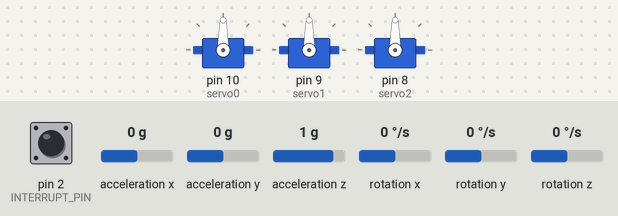
This sketch was run on a simulated Arduino Uno, built with avr-gcc and run on an emulated ATmega328P. On the bench: 3 × servo. Inputs (shaded band) come from the test bench; at power-on: rotation z 0 °/s, acceleration x 0 g, acceleration y 0 g, acceleration z 1 g, pin 2 (INTERRUPT_PIN) LOW, rotation x 0 °/s, rotation y 0 °/s. The sensor or clock chip raises its interrupt line as the real part does.

Above: at 1.7 s.
1.8 s: rotation z set to -192 °/s
4.8 s: acceleration x set to -1.4 g
At 6.3 s:
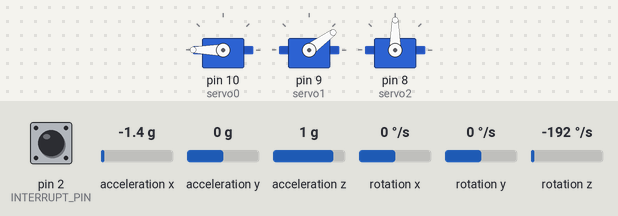
7.8 s: acceleration y set to -1.4 g
At 10.3 s:
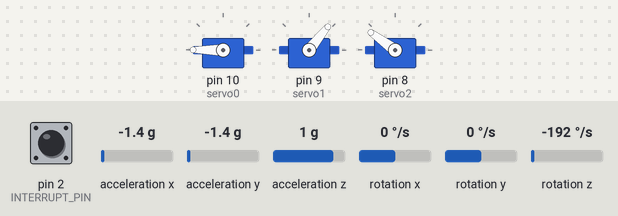
10.8 s: acceleration z set to -1.4 g
At 12.6 s:
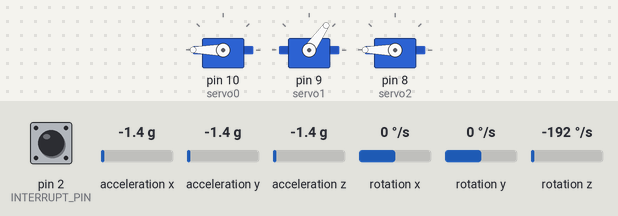
13.8 s: acceleration x set to -0.8 g
At 14.6 s:
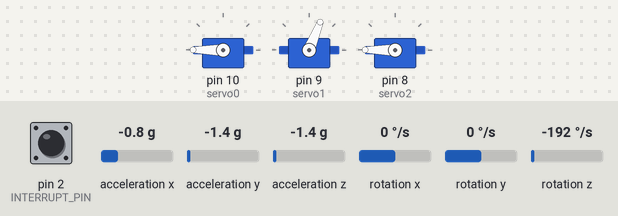
16.8 s: rotation z set to 0 °/s
At 16.8 s:
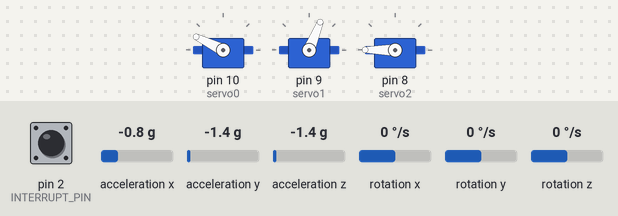
Timing chart, 0 to 19.3 s (numbered marks = the images above; inputs shaded):
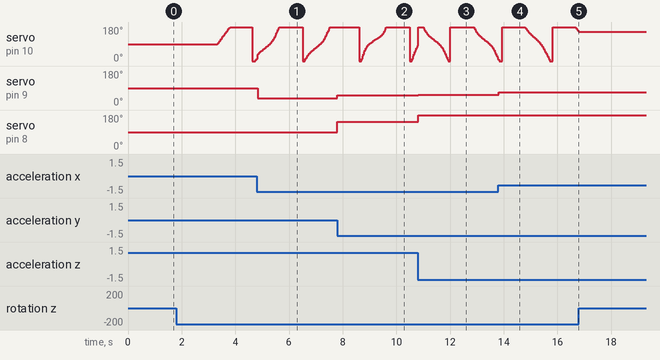

The sketch:

gimbal.ino
```cpp
// (licence header left out)
// add Dependencies
#include "I2Cdev.h"
#include "MPU6050_6Axis_MotionApps20.h"
#include "MPU6050.h"
#if I2CDEV_IMPLEMENTATION == I2CDEV_ARDUINO_WIRE
#include "Wire.h"
#endif
#include <Servo.h>
// Dependencies Complete

MPU6050 mpu; // store MPU6050 in mpu variable

int i = 0;
Servo servo0; // Servo number 0.
Servo servo1; // Servo number 1.
Servo servo2; // Servo number 2.
float correct;

#define OUTPUT_READABLE_YAWPITCHROLL

#define INTERRUPT_PIN 2  // use pin 2 on Arduino-uno

bool dmpReady = false;
uint8_t mpuIntStatus;
uint8_t devStatus;
uint16_t packetSize;    // expected DMP size (default = 42 bytes)
uint16_t fifoCount;
uint8_t fifoBuffer[64];
bool blinkState = false;

Quaternion q;
VectorFloat gravity;
float tr[3];


uint8_t teapotPacket[14] = { '$', 0x02, 0, 0, 0, 0, 0, 0, 0, 0, 0x00, 0x00, '\r', '\n' };


volatile bool mpuInterrupt = false;
void dmpDataReady() {
  mpuInterrupt = true;
}


void setup() {
#if I2CDEV_IMPLEMENTATION == I2CDEV_ARDUINO_WIRE
  Wire.begin();
  Wire.setClock(400000);
#elif I2CDEV_IMPLEMENTATION == I2CDEV_BUILTIN_FASTWIRE
  Fastwire::setup(400, true);
#endif

  Serial.begin(38400);
  while (!Serial);
  mpu.initialize();
  pinMode(INTERRUPT_PIN, INPUT);
  devStatus = mpu.dmpInitialize();
  mpu.setXGyroOffset(17);
  mpu.setYGyroOffset(-69);
  mpu.setZGyroOffset(27);
  mpu.setZAccelOffset(1551);

  if (devStatus == 0) {
    mpu.setDMPEnabled(true);

    attachInterrupt(digitalPinToInterrupt(INTERRUPT_PIN), dmpDataReady, RISING);
    mpuIntStatus = mpu.getIntStatus();


    dmpReady = true;
  }
  servo0.attach(10);
  servo1.attach(9);
  servo2.attach(8);
}

void loop() {
  if (!dmpReady) return;

  while (!mpuInterrupt && fifoCount < packetSize) {
    if (mpuInterrupt && fifoCount < packetSize) {

      fifoCount = mpu.getFIFOCount();
    }
  }

  mpuInterrupt = false;
  mpuIntStatus = mpu.getIntStatus();

  fifoCount = mpu.getFIFOCount();


  if ((mpuIntStatus & _BV(MPU6050_INTERRUPT_FIFO_OFLOW_BIT)) || fifoCount >= 1024) {

    mpu.resetFIFO();
    fifoCount = mpu.getFIFOCount();
    Serial.println(F("FIFO overflow!"));


  } else if (mpuIntStatus & _BV(MPU6050_INTERRUPT_DMP_INT_BIT)) {

    while (fifoCount < packetSize) fifoCount = mpu.getFIFOCount();

    mpu.getFIFOBytes(fifoBuffer, packetSize);

    fifoCount -= packetSize;

#ifdef OUTPUT_READABLE_YAWPITCHROLL
    mpu.dmpGetQuaternion(&q, fifoBuffer);
    mpu.dmpGetGravity(&gravity, &q);
    mpu.dmpGetYawPitchRoll(tr, &q, &gravity);

    tr[0] = tr[0] * 180 / M_PI;
    tr[1] = tr[1] * 180 / M_PI;
    tr[2] = tr[2] * 180 / M_PI;

    if (i <= 300) {
      correct = tr[0];
      i++;
    }

    else {
      tr[0] = tr[0] - correct;

      int servo0Val = map(tr[0], -90, 90, 0, 180);
      int servo1Val = map(tr[1], -90, 90, 0, 180);
      int servo2Val = map(tr[2], -90, 90, 180, 0);


      servo0.write(servo0Val);
      servo1.write(servo1Val);
      servo2.write(servo2Val);
    }
#endif
  }
}
```

Measured:
- after the input at 4.8 s, servo on pin 9 (servo1): 90° → 36° at once
- after the input at 7.8 s, servo on pin 9 (servo1): 36° → 51° at once; servo on pin 8 (servo2): 90° → 144° at once
- after the input at 10.8 s, servo on pin 9 (servo1): 51° → 55° at once; servo on pin 8 (servo2): 144° → 180° at once
- after the input at 13.8 s, servo on pin 9 (servo1): 55° → 68° at once
- after the input at 16.8 s, servo on pin 10 (servo0): stops changing and stays 154°
- by itself, servo on pin 10 (servo0): ramps from 180° to 0° and jumps back, once every 1.9 s
